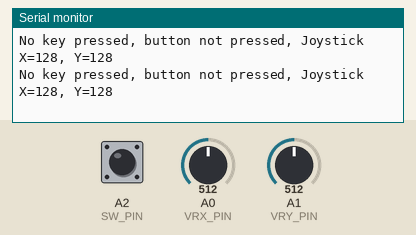
Simulated run of this sketch. Board: Arduino Uno, built with avr-gcc and run on an emulated ATmega328P. Parts: the last lines printed to the serial monitor. Wiring (inferred from the signals the program sends): 4×4 keypad with keys 1 2 3 A 4 5 6 B 7 8 9 C * 0 # D (labels assumed): rows pin 6, pin 7, pin 8, pin 9; columns pin 2, pin 3, pin 4, pin 5. The inputs (shaded band) are chosen by the test bench; at power-on: A2 (SW_PIN) HIGH, A0 (VRX_PIN) = 512, A1 (VRY_PIN) = 512.

Above: at 1.2 s.
1.3 s: A2 (SW_PIN) pulled LOW for 1 s
At 1.9 s:
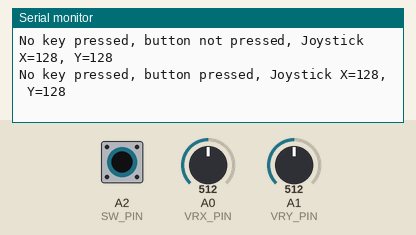
3.8 s: A0 (VRX_PIN) set to 490
At 4.4 s:
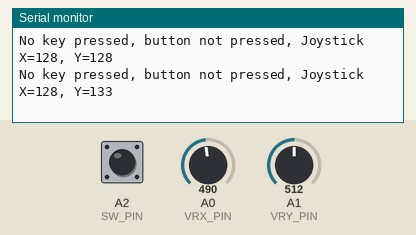
5.3 s: A1 (VRY_PIN) set to 490
At 5.9 s:
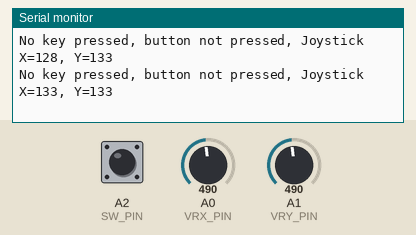
6.8 s: A0 (VRX_PIN) set to 306
At 7.4 s:
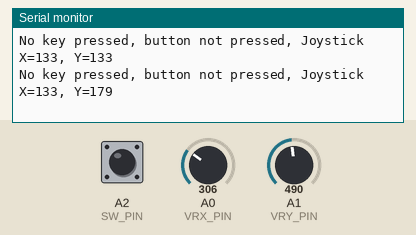
8.3 s: A1 (VRY_PIN) set to 306
At 8.9 s:
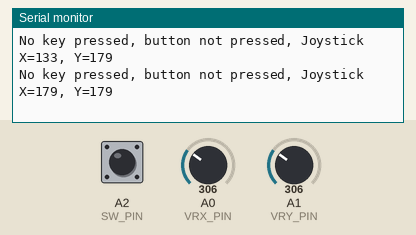
9.8 s: A2 (SW_PIN) pulled LOW for 1 s
At 10.4 s:
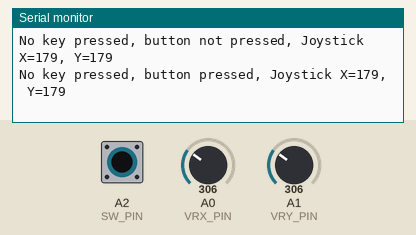
Timing chart, 0 to 12.8 s (numbered marks = the images above; inputs shaded):
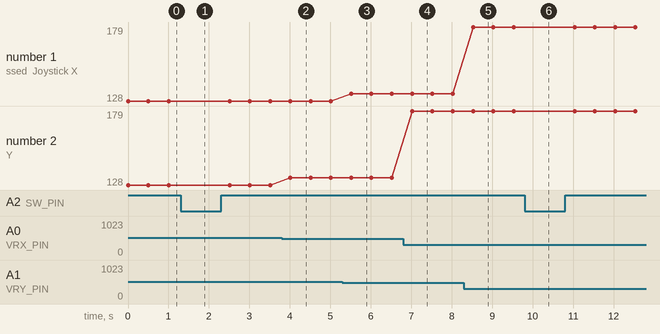

The sketch:

test.ino
```cpp
/*
   Testing the correctness of wiring of 4x4 matrix switches and joystick

*/

// changes the baud rate to match the Serial Monitor setting
//#define BAUD 115200
#define BAUD 38400

#define Console Serial

// pins for matrix switches
#define MATRIX_ROW_START 6 // pin 6 to 9
#define MATRIX_NROW 4
#define MATRIX_COL_START 2 // pin 2 to 5
#define MATRIX_NCOL 4

// joystick
#define VRX_PIN   A0
#define VRY_PIN   A1
#define SW_PIN    A2

void setup() {
  Console.begin(BAUD);

  while (!Console); // wait for serial port to connect. Needed for native USB port only
  pinMode(SW_PIN, INPUT);
  digitalWrite(SW_PIN, HIGH);

  Console.println("started!");
}

void loop() {
  boolean sw1ButtonState = false;
  static boolean sw1PrevButtonState = true;
  static long outputPeriod = 0;
  int longClick = 0;

  int key = scanmatrix(&longClick);
  int joy_x = map(analogRead(VRY_PIN), 0, 1023, 255, 0);
  int joy_y = map(analogRead(VRX_PIN), 0, 1023, 255, 0);

  sw1ButtonState = digitalRead(SW_PIN);


  if (millis() >= outputPeriod) {
    if (key >= 0) {
      Console.print("Key [" );
      Console.print(key);
      Console.print("] pressed, ");
    } else {
      Console.print("No key pressed, ");
    }
    if (!sw1ButtonState) {
      Console.print("button pressed");
    } else {
      Console.print("button not pressed");
    }
    Console.print(", Joystick X=");
    Console.print(joy_x);
    Console.print(", Y=");
    Console.println(joy_y);

    outputPeriod = millis() + 500;
  }

}

int scanmatrix(int *longClick) {
  static int priorMatrix = -1;
  static long curMatrixStartTime = 0;

  *longClick = 0;
  // we will energize row lines then read column lines
  // first set all rows to high impedance mode
  for (int row = 0; row < MATRIX_NROW; row++) {
    pinMode(MATRIX_ROW_START + row, INPUT);
  }
  // set all columns to pullup inputs
  for (int col = 0; col < MATRIX_NCOL; col++) {
    pinMode(MATRIX_COL_START + col, INPUT_PULLUP);
  }

  // read each row/column combo until we find one that is active
  for (int row = 0; row < MATRIX_NROW; row++) {
    // set only the row we're looking at output low
    pinMode(MATRIX_ROW_START + row, OUTPUT);
    digitalWrite(MATRIX_ROW_START + row, LOW);

    for (int col = 0; col < MATRIX_NCOL; col++) {
      delayMicroseconds(100);
      if (digitalRead(MATRIX_COL_START + col) != LOW) {
        continue;
      }
      // we found the first pushed button
      int curmatrix = row * MATRIX_NROW + col;
      //
      int clicktime = millis() - curMatrixStartTime;
      if (curmatrix != priorMatrix) {
        curMatrixStartTime = millis();
        priorMatrix = curmatrix;
        *longClick = 0;
      } else if (clicktime > 500) {
        // User has been holding down the same button continuously for a long time
        if (clicktime > 3000) {
          *longClick = 2;
        } else {
          *longClick = 1;
        }

      }
      return curmatrix;
    }
    pinMode(MATRIX_ROW_START + row, INPUT); // set back to high impedance
  }

  return -1;
}
```

Measured:
- after the input at 1.3 s, the serial monitor: prints a new line after 0.21 s (image 1)
- after the input at 3.8 s, the serial monitor: prints a new line after 0.21 s (image 2)
- after the input at 5.3 s, the serial monitor: prints a new line after 0.22 s (image 3)
- after the input at 6.8 s, the serial monitor: prints a new line after 0.22 s (image 4)
- after the input at 8.3 s, the serial monitor: prints a new line after 0.23 s (image 5)
- after the input at 9.8 s, the serial monitor: prints a new line after 0.23 s (image 6)
- plotted number 2: 128 → 133 after the input at 3.8 s, 133 → 179 after the input at 6.8 s
